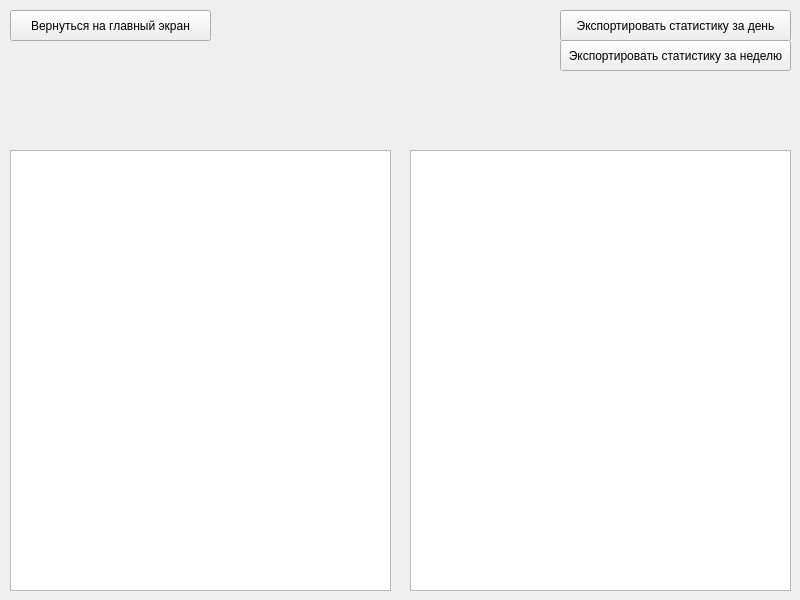
<?xml version="1.0" encoding="UTF-8"?>
<ui version="4.0">
 <class>Form</class>
 <widget class="QWidget" name="Form">
  <property name="geometry">
   <rect>
    <x>0</x>
    <y>0</y>
    <width>800</width>
    <height>600</height>
   </rect>
  </property>
  <property name="windowTitle">
   <string>CheckYourTime</string>
  </property>
  <widget class="QLabel" name="week">
   <property name="geometry">
    <rect>
     <x>400</x>
     <y>90</y>
     <width>341</width>
     <height>41</height>
    </rect>
   </property>
   <property name="text">
    <string/>
   </property>
  </widget>
  <widget class="QLabel" name="status">
   <property name="geometry">
    <rect>
     <x>220</x>
     <y>20</y>
     <width>331</width>
     <height>41</height>
    </rect>
   </property>
   <property name="text">
    <string/>
   </property>
  </widget>
  <widget class="QPushButton" name="back">
   <property name="geometry">
    <rect>
     <x>10</x>
     <y>10</y>
     <width>201</width>
     <height>31</height>
    </rect>
   </property>
   <property name="text">
    <string>Вернуться на главный экран</string>
   </property>
  </widget>
  <widget class="QTextBrowser" name="day_stat">
   <property name="geometry">
    <rect>
     <x>10</x>
     <y>150</y>
     <width>381</width>
     <height>441</height>
    </rect>
   </property>
  </widget>
  <widget class="QTextBrowser" name="week_stat">
   <property name="geometry">
    <rect>
     <x>410</x>
     <y>150</y>
     <width>381</width>
     <height>441</height>
    </rect>
   </property>
  </widget>
  <widget class="QLabel" name="day">
   <property name="geometry">
    <rect>
     <x>20</x>
     <y>100</y>
     <width>341</width>
     <height>41</height>
    </rect>
   </property>
   <property name="text">
    <string/>
   </property>
  </widget>
  <widget class="QPushButton" name="export_day_btn">
   <property name="geometry">
    <rect>
     <x>560</x>
     <y>10</y>
     <width>231</width>
     <height>31</height>
    </rect>
   </property>
   <property name="text">
    <string>Экспортировать статистику за день</string>
   </property>
  </widget>
  <widget class="QPushButton" name="export_week_btn">
   <property name="geometry">
    <rect>
     <x>560</x>
     <y>40</y>
     <width>231</width>
     <height>31</height>
    </rect>
   </property>
   <property name="text">
    <string>Экспортировать статистику за неделю</string>
   </property>
  </widget>
 </widget>
 <resources/>
 <connections/>
</ui>
